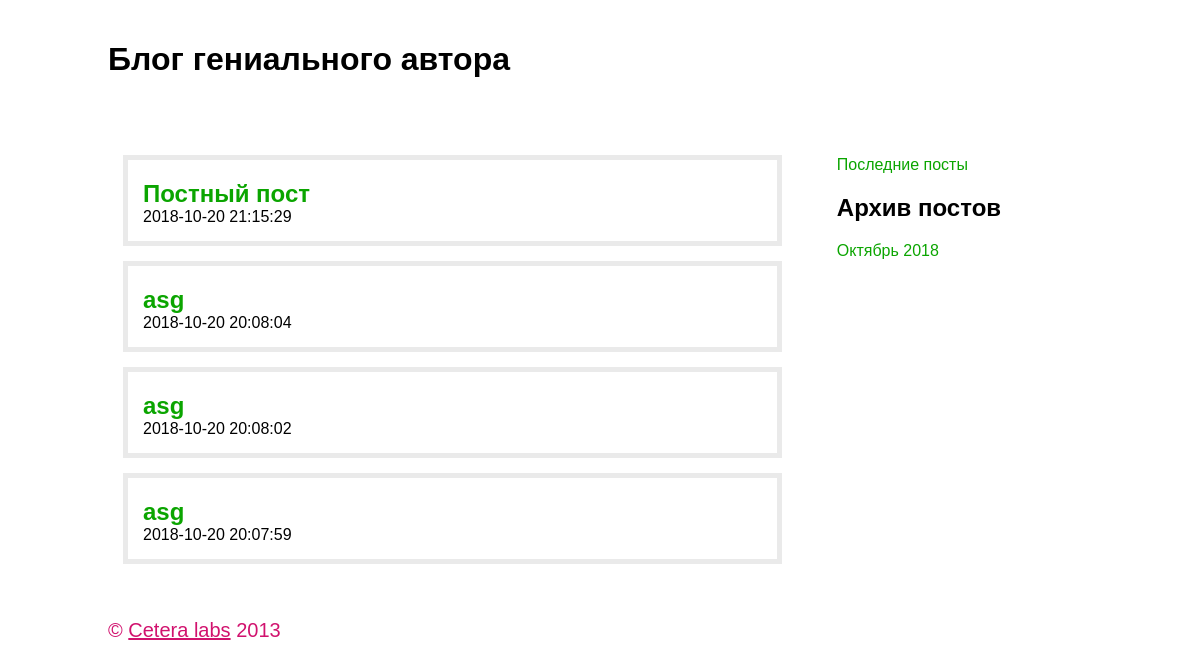
The page / on the database its author committed.
### tables this page shows
CREATE TABLE IF NOT EXISTS `post` (
  `id` int(11) NOT NULL AUTO_INCREMENT,
  `date` datetime NOT NULL,
  `name` varchar(255) NOT NULL,
  `message` varchar(255) NOT NULL,
  PRIMARY KEY (`id`),
  UNIQUE KEY `id` (`id`)
);

### DB.php (called while the page is built, shortened)
<?php
class DB
{
    private $mysqli;
    function connect()
    {
        global $config;
        $this->mysqli = @new mysqli($config['db']['host'], $config['db']['user'], $config['db']['pass'], $config['db']['db']);
        return true;
    }
    function q($query)
    {
        return $this->mysqli->query($query);
    }
    function select($query)
    {
        $res = $this->q($query);
        return $result = $res->fetch_all(MYSQLI_ASSOC);
    }
}
?>

### Post.php (called while the page is built, shortened)
<?php
class Post extends DB
{
  public function __construct($id = 0)
  {
    $this->id = (int)$id;
    if($this->id > 0)
    {
      $this->params = $this->select('select * from post where id=' . $this->id);
      if(is_array($this->params))
        $this->params = $this->params[0];
    }
  }
  public function GetList($select = '*', $where = '', $order = '', $limit = 0, $offset = 0)
  {
    $return = array();
    $res = $this->select('select ' .
      $select . ' from post ' .
      ($where ? ' WHERE ' . $where : '') .
      ($order ? ' ORDER BY ' . $order : '') . ' ' .
      ($limit ? ' LIMIT ' . ($offset ? $offset . ', ' . $limit : $limit) : '')
    );
    foreach($res as $item)
    {
      $return[] = new self($item['id']);
    }
    return $return;
  }
  public function getArchive()
  {
    $monthNames = array(1 => 'Январь', 2 => 'Февраль', 3 => 'Март', 4 => 'Апрель', 5 => 'Май', 6 => 'Июнь', 7 => 'Июль', 8 => 'Август', 9 => 'Сентябрь', 10 => 'Октябрь', 11 => 'Ноябрь', 12 => 'Декабрь');
    $archiveList = $this->select('SELECT DATE_FORMAT(date, "%Y") year, DATE_FORMAT(date, "%c") month from post group by year, month ORDER BY year desc, month desc');
    if(!empty($archiveList))
    {
      foreach($archiveList as $k => $item)
      {
        $archiveList[$k]['month_name'] = $monthNames[$item['month']];
      }
    }
    return $archiveList;
  }
}

### index.php (the view, shortened to what this page needs)
<?php
require('./DB.php');
require('./Post.php');
$page = ($_GET['page'] - 1) * $GLOBALS['config']['post']['per_page'];
$post = new Post;
$posts = $post->GetList('*', '', 'id DESC', $GLOBALS['config']['post']['per_page'], $page);
$postArchive = $post->getArchive();
?>
<!doctype html>
<html lang="ru-RU">
  <head>
    <link rel="stylesheet" href="/includes/style.css" />
  </head>
  <body>
    <header>
      <h1>Блог гениального автора</h1>
    </header>
    <section>
      <article>
        <?php
        foreach($posts as $post){?>
          <div>
            <h2><a href="detail.php?id=<?= $post->params['id']; ?>"><?= $post->params['name']; ?></a></h2>
            <time><?= $post->params['date']; ?></time>
          </div>
        <?}?>
      </article>
      <aside>
        <nav>
          <ul>
            <li><a href="/">Последние посты</a></li>
          </ul>
          <?php
          if(!empty($postArchive)){?>
            <h2>Архив постов</h2>
            <ul>
              <?php
              foreach($postArchive as $archiveItem){?>
                <li>
                  <a href="archive.php?year=<?=$archiveItem['year'];?>&month=<?=$archiveItem['month'];?>">
                   <?=$archiveItem['month_name'];?>
                   <?=$archiveItem['year'];?>
                  </a>
                </li>
                <?}?>
            </ul>
            <?}?>
        </nav>
      </aside>
    </section>
    <footer>&copy; <a href="http://cetera.ru">Cetera labs</a> 2013</footer>
  </body>
</html>

### includes/style.css (style rules this page uses)
* { -webkit-box-sizing: border-box;-moz-box-sizing: border-box;box-sizing: border-box; }
body { margin: 0;padding: 0;font-family: Arial, Helvetica, Verdana, Tahoma, Sans-Serif, serif;background: #fff; }
a { color: #0ba500;text-decoration: none; }
header, section, footer { max-width: 1024px;margin: auto;padding: 20px; }
section:after { content: "";display: table;clear: both; }
article { width: 70%;float: left; }
article div { border: 5px solid #eaeaea;margin: 15px;padding: 0 15px 15px; }
aside { width: 30%;float: right; }
footer { font-size: 20px;color: #d1126e; }
footer a { color: #d1126e;text-decoration: underline; }
aside nav ul { list-style: none; }
aside nav ul li { margin-bottom: 10px; }
article div h2 { margin-bottom: 0; }
aside h2 { padding-left: 40px; }

### rows shown on the page
post: name "Постный пост", date "2018-10-20 21:15:29"
post: name "asg", date "2018-10-20 20:08:04"
post: name "asg", date "2018-10-20 20:08:02"
post: name "asg", date "2018-10-20 20:07:59"

### other values the page prints
$archiveItem['month_name'] "Октябрь"
$archiveItem['year'] "2018"
